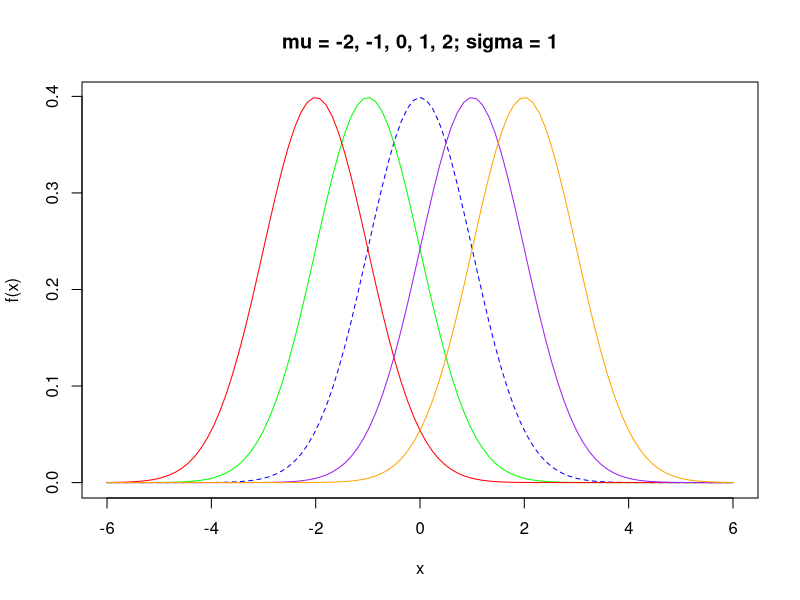
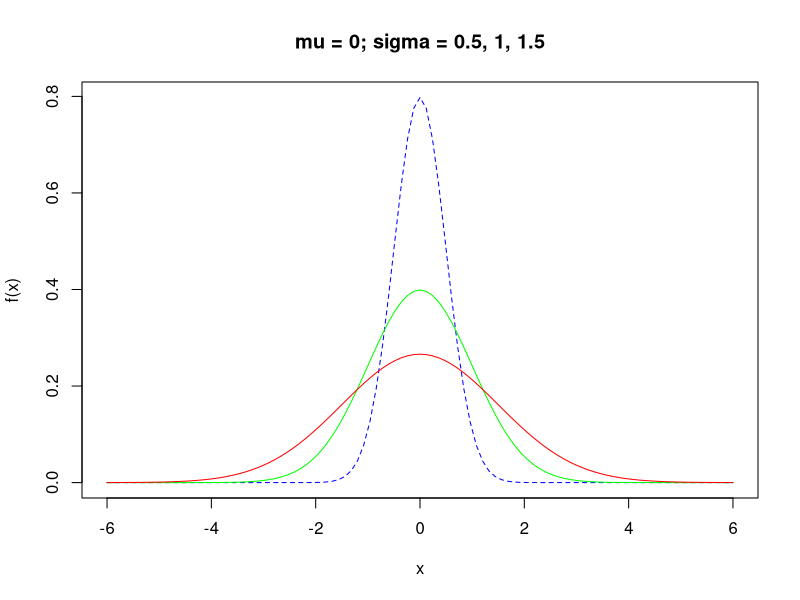
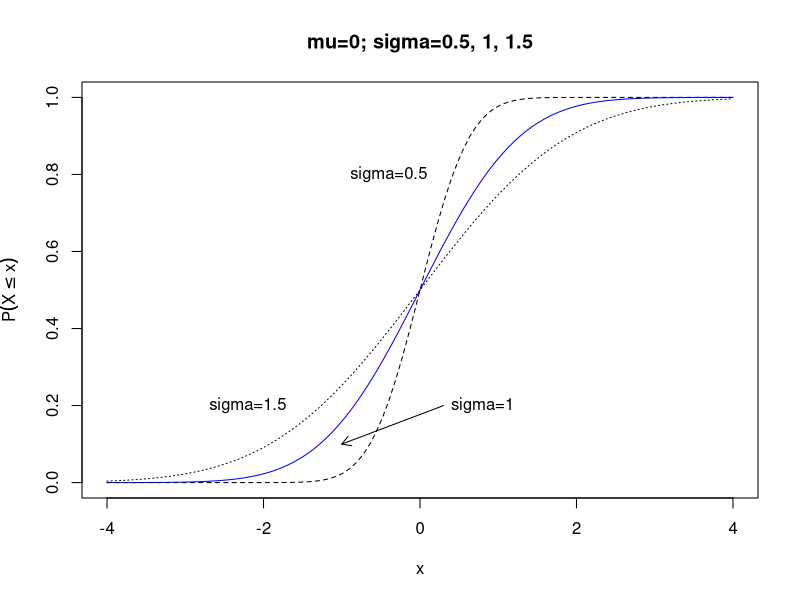
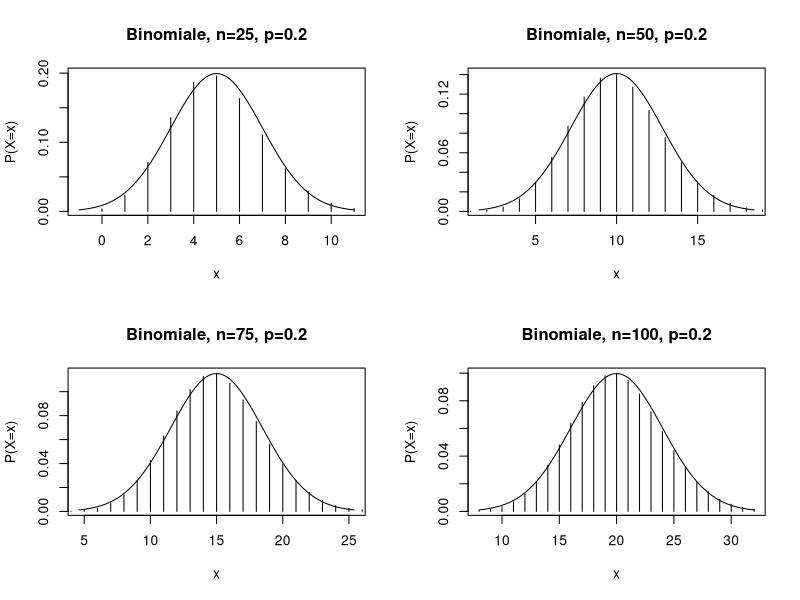
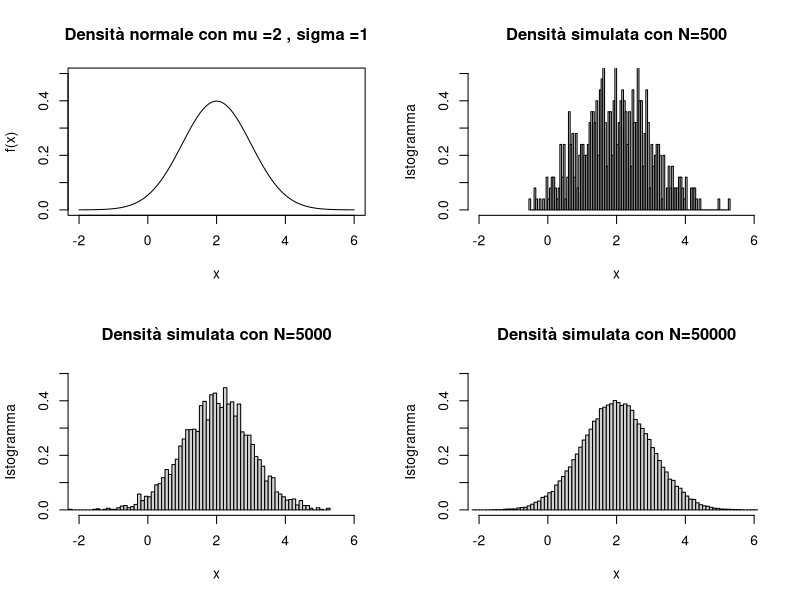
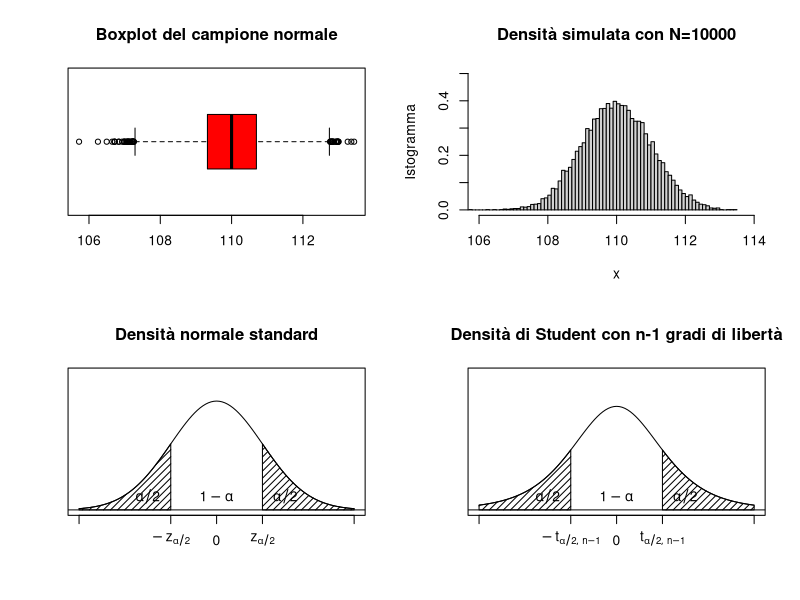
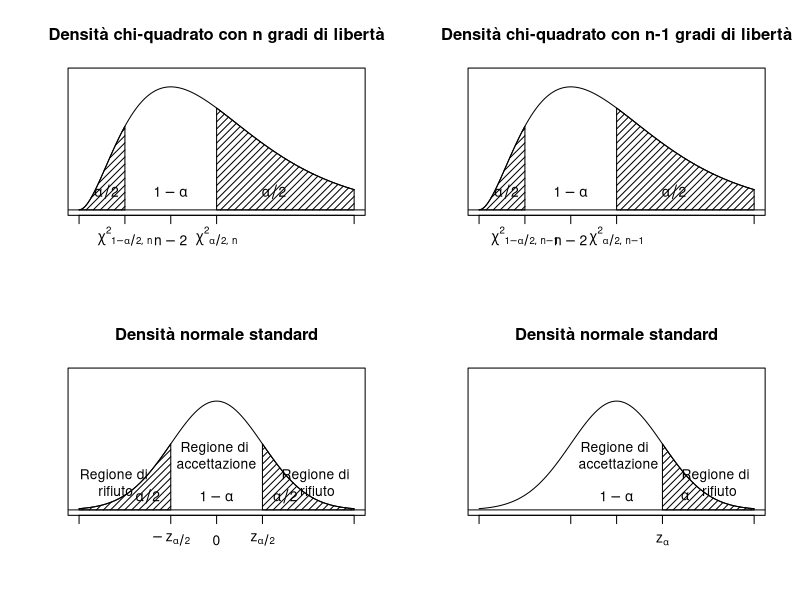
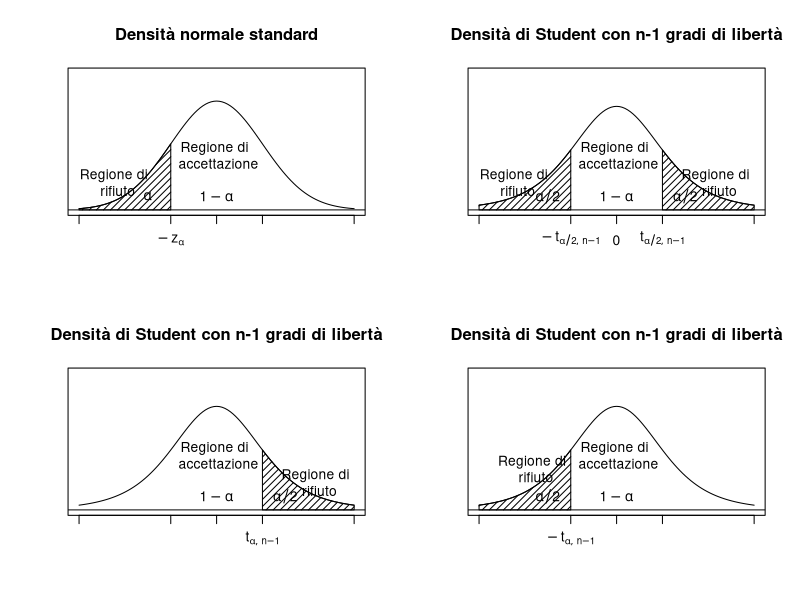

Recreate these plots in R, in order.
## ---- chunk 1
knitr::opts_chunk$set(echo = TRUE)
## ---- chunk 2
x <- seq(from = -7.5, to = 7.55, by = 0.1)

curve(dnorm(x, mean= 0, sd = 1), from = -6, to= 6, xlab = "x", ylab="f(x)",
      main="mu = -2, -1, 0, 1, 2; sigma = 1", col="blue", lty=2)
curve(dnorm(x, mean= -1, sd = 1), from = -6, to= 6, xlab = "x", ylab="f(x)",
      add = TRUE, col="green")
curve(dnorm(x, mean= -2, sd = 1), from = -6, to= 6, xlab = "x", ylab="f(x)",
      add = TRUE, col="red")
curve(dnorm(x, mean= 1, sd = 1), from = -6, to= 6, xlab = "x", ylab="f(x)",
      add = TRUE, col="purple")
curve(dnorm(x, mean= 2, sd = 1), from = -6, to= 6, xlab = "x", ylab="f(x)",
      add = TRUE, col="orange")
## ---- chunk 3
curve(dnorm(x, mean= 0, sd = 0.5), from = -6, to= 6, xlab = "x", ylab="f(x)", 
      main = "mu = 0; sigma = 0.5, 1, 1.5", col="blue", lty=2)
curve(dnorm(x, mean= 0, sd = 1), from = -6, to= 6, xlab = "x", ylab="f(x)",
      add = TRUE, col="green")
curve(dnorm(x, mean= 0, sd = 1.5), from = -6, to= 6, xlab = "x", ylab="f(x)",
      add = TRUE, col="red")
## ---- chunk 4
curve(pnorm(x, mean = 0, sd = 0.5), from=-4, to=4, xlab = "x", 
      ylab = expression(P(X<=x)), 
      main="mu=0; sigma=0.5, 1, 1.5", lty=2)
text(-0.4, 0.8, "sigma=0.5")
curve(pnorm(x, mean=0, sd=1), add = TRUE, col="blue")
arrows(-1,0.1,0.3,0.2,code = 1,length = 0.10)
text(0.8, 0.2, "sigma=1")
curve(pnorm(x, mean=0, sd=1.5), add = TRUE, lty=3)
text(-2.2,0.2,"sigma=1.5")
## ---- chunk 5
pnorm(3,mean = 0, sd = 1) - pnorm(-3, mean = 0, sd = 1)
## ---- chunk 6
z<-c(0,0.25,0.5,0.75,1)
qnorm(z,mean=0, sd=1)
## ---- chunk 7
par(mfrow=c(2,2))
p<-0.2
q<-1-p
x<-0:25
n<-25
curve(dnorm(x, n*p, sqrt(n*p*q)), from=n*p-3*sqrt(n*p*q), 
      to=n*p+3*sqrt(n*p*q), xlab="x", ylab="P(X=x)",
      main="Binomiale, n=25, p=0.2")
lines(x, dbinom(x,n,0.2), type="h")
x<-0:50
n<-50
curve(dnorm(x, n*p, sqrt(n*p*q)), from=n*p-3*sqrt(n*p*q), 
      to=n*p+3*sqrt(n*p*q), xlab="x", ylab="P(X=x)",
      main="Binomiale, n=50, p=0.2")
lines(x, dbinom(x,n,0.2), type="h")

x<-0:75
n<-75
curve(dnorm(x, n*p, sqrt(n*p*q)), from=n*p-3*sqrt(n*p*q), 
      to=n*p+3*sqrt(n*p*q), xlab="x", ylab="P(X=x)", 
      main="Binomiale, n=75, p=0.2")
lines(x, dbinom(x,n,0.2), type="h")

x<-0:100
n<-100
curve(dnorm(x, n*p, sqrt(n*p*q)), from=n*p-3*sqrt(n*p*q),
      to=n*p+3*sqrt(n*p*q),xlab="x", ylab="P(X=x)", 
      main="Binomiale, n=100, p=0.2")
lines(x, dbinom(x,n,0.2), type="h")
## ---- chunk 8
par ( mfrow = c (2 ,2) )
curve(dnorm(x,mean=2,sd =1),from=-2, to=6 , xlab="x", ylab="f(x)",
ylim = c (0 ,0.5) , main = " Densità normale con mu =2 , sigma =1 " )

sim1<-rnorm(500,mean=2,sd =1)
hist ( sim1 , freq =F , xlim = c ( -2 ,6) , ylim = c (0 ,0.5) ,
       breaks =100 , xlab = " x " ,
       ylab = " Istogramma " , main = " Densità simulata con N=500 " )

sim2 <- rnorm (5000 , mean =2 , sd =1)
hist ( sim2 , freq =F , xlim = c ( -2 ,6) , ylim = c (0 ,0.5) ,
       breaks =100 , xlab = " x " ,
       ylab = " Istogramma " , main = " Densità simulata con N=5000 " )

sim3 <- rnorm (50000 , mean =2 , sd =1)
hist ( sim3 , freq =F , xlim = c ( -2 ,6) , ylim = c (0 ,0.5) , 
       breaks =100 , xlab = " x " ,
       ylab = "Istogramma" , main = " Densità simulata con N=50000 " )
## ---- chunk 9
campione <- rnorm(10000, mean = 110, sd = 1)
## ---- chunk 10
mean(campione)
## ---- chunk 11
var(campione)
## ---- chunk 12
sd(campione)
## ---- chunk 13
quantile(campione)
## ---- chunk 14
boxplot(campione, horizontal = T, main="Boxplot del campione normale", col="red")
## ---- chunk 15
hist (campione , freq =F , xlim = c (106,114) , ylim = c (0 ,0.5) , breaks =100 , 
      xlab = " x " ,ylab = "Istogramma" , main = " Densità simulata con N=10000 ")
## ---- chunk 16
stimaMeanMomenti <- mean(campione)
stimaMeanMomenti
## ---- chunk 17
stimaVarMomenti <- (length(campione)-1) * var(campione)/length(campione)
stimaVarMomenti
## ---- chunk 18
curve(dnorm (x,mean=0,sd=1) ,from=-3, to=3, axes=FALSE ,ylim=c(0 ,0.5) ,
xlab="",ylab="",main="Densità normale standard")
text (0,0.05, expression (1- alpha))
axis(1,c(-3,-1,0,1,3) ,c("",expression (-z[alpha /2]) ,
0, expression (z[alpha /2]) ,""))
vals <-seq(-3,-1, length =100)
x<-c(-3,vals ,-1,-3)
y<-c(0, dnorm(vals) ,0,0)
polygon (x,y,density =20, angle =45)
vals <-seq(1,3, length =100)
x<-c(1,vals ,3,1)
y<-c(0, dnorm(vals) ,0,0)
polygon (x,y,density =20, angle =45)
abline (h=0)
text (-1.5,0.05, expression (alpha/2))
text (1.5 ,0.05 , expression (alpha/2))
box ()
## ---- chunk 19
alpha <- 1-0.95

n<-length(campione)

#limite inferiore
mean(campione)-qnorm(1-alpha/2, mean=0, sd=1)*8/sqrt(n)
## ---- chunk 20
#limite superiore
mean(campione)+qnorm(1-alpha/2, mean=0, sd=1)*8/sqrt(n)
## ---- chunk 21
curve(dt(x,df =5) ,from=-3, to=3, axes=FALSE ,ylim=c(0 ,0.5) ,xlab="",
ylab="",main="Densità di Student con n-1 gradi di libertà")
text(0,0.05, expression (1- alpha ))
axis(1,c(-3,-1,0,1,3) ,c("",expression (-t[list(alpha/2,n-1) ]) ,0,
expression (t[list(alpha/2,n-1) ]),""))
vals <-seq(-3,-1, length =100)
x<-c(-3,vals ,-1,-3)
y<-c(0,dt(vals ,df=5) ,0,0)
polygon (x,y,density =20, angle =45)
vals <-seq(1,3, length =100)
x<-c(1,vals ,3,1)
y<-c(0,dt(vals ,df=5) ,0,0)
polygon (x,y,density =20, angle =45)
abline (h=0)
text (-1.5,0.05, expression (alpha/2))
text (1.5 ,0.05 , expression (alpha/2))
box ()
## ---- chunk 22
alpha <- 1-0.95

ds <- sd(campione)
n <- length(campione)

#stima limite inferiore
mean(campione)-qt(1-alpha/2, df=n-1)*ds/sqrt(n)
## ---- chunk 23
#stima limite superiore
mean(campione)+qt(1-alpha/2, df=n-1)*ds/sqrt(n)
## ---- chunk 24
curve(dchisq (x,df=6) ,from=0, to=12, axes=FALSE ,ylim=c(0 ,0.15),
xlab="",ylab="",main="Densità chi-quadrato con n gradi di libertà")
text (4,0.02, expression (1- alpha))
axis(1,c(0,2,4,6,12) ,c("",expression ({ chi ^2}[ list(1- alpha/2,n)]),expression (n-2) ,expression ({chi ^2}[ list(alpha /2,n)]),""))
vals <-seq(0,2, length =100)
x<-c(0,vals ,2,0)
y<-c(0, dchisq (vals ,df=6) ,0,0)
polygon (x,y,density =20, angle =45)
vals <-seq (6,12, length =100)
x<-c(6,vals ,12 ,6)
y<-c(0, dchisq (vals ,df=6) ,0,0)
polygon (x,y,density =20, angle =45)
abline (h=0)
text (1.2 ,0.02 , expression (alpha /2))
text (8.5 ,0.02 , expression (alpha /2))
box ()
## ---- chunk 25
alpha <- 1-0.95
n <-length(campione)
mu <- 2

#limite inferiore
((n-1)*var (campione)+n*(mean(campione)-mu)**2)/qchisq(1- alpha/2,df=n)
## ---- chunk 26
#limite superiore
((n-1)*var (campione)+n*(mean(campione)-mu)**2)/qchisq(alpha/2,df=n)
## ---- chunk 27
curve(dchisq (x,df=6) ,from=0, to=12, axes=FALSE ,ylim=c(0 ,0.15),
xlab="",ylab="",main="Densità chi-quadrato con n-1 gradi di libertà")
text(4,0.02, expression (1- alpha ))
axis(1,c(0,2,4,6,12) ,c("",expression ({chi ^2}[ list(1- alpha/2,n-1) ]),expression (n-2) ,expression ({chi ^2}[ list(alpha /2,n-1) ]),""))
vals <-seq(0,2, length =100)
x<-c(0,vals ,2,0)
y<-c(0, dchisq (vals ,df=6) ,0,0)
polygon (x,y,density =20, angle =45)
vals <-seq (6,12, length =100)
x<-c(6,vals ,12 ,6)
y<-c(0, dchisq(vals ,df =6) ,0,0)
polygon (x,y,density =20, angle =45)
abline (h=0)
text (1.2 ,0.02 , expression (alpha/2))
text (8.5 ,0.02 , expression (alpha/2))
box ()
## ---- chunk 28
alpha <- 1-0.95
n <- length(campione)

#stima del limite inferiore
(n-1)*var(campione)/qchisq (1- alpha/2,df=n-1)
## ---- chunk 29
#stima del limite superiore
(n-1)*var(campione)/qchisq (alpha/2,df=n-1)
## ---- chunk 30
campione2 <- rnorm(11000, mean = 100, sd = 1.5)
## ---- chunk 31
mean(campione2)
## ---- chunk 32
var(campione2)
## ---- chunk 33
sd(campione2)
## ---- chunk 34
quantile(campione2)
## ---- chunk 35
alpha <- 1 - 0.95

ncamp1 <- length(campione)
ncamp2 <- length(campione2)

mc1 <- mean(campione)
mc2 <- mean(campione2)

sigmacamp1 <- 1
sigmacamp2 <- 2.25

#limite inferiore

mc1-mc2-qnorm(1-alpha/2,mean=0,sd=1)*sqrt(sigmacamp1^2/ncamp1+sigmacamp2^2/ncamp2)

## ---- chunk 36
#limite superiore
mc1-mc2+qnorm(1-alpha/2,mean=0,sd=1)*sqrt(sigmacamp1 ^2/ncamp1+sigmacamp2^2/ncamp2)
## ---- chunk 37
alpha <- 1 - 0.95

ncamp1 <- length(campione)
ncamp2 <- length(campione2)

mc1 <- mean(campione)
mc2 <- mean(campione2)

sigmacamp1 <- sd(campione)
sigmacamp2 <- sd(campione2)

#limite inferiore
mc1-mc2-qnorm(1-alpha/2,mean=0,sd=1)*sqrt(sigmacamp1^2/ncamp1+sigmacamp2^2/ncamp2)
## ---- chunk 38
#limite superiore
mc1-mc2+qnorm(1-alpha/2,mean=0,sd=1)*sqrt(sigmacamp1^2/ncamp1+sigmacamp2^2/ncamp2)
## ---- chunk 39
curve(dnorm(x,mean=0, sd=1) ,from=-3, to=3, axes=FALSE ,ylim=c(0 ,0.5) ,xlab="",ylab="",main="Densità normale standard")
text(0,0.05, expression (1- alpha ))
text(0,0.2,"Regione di \naccettazione")
axis(1,c(-3,-1,0,1,3) ,c("",expression (-z[alpha/2]) ,0, expression (z[alpha/2]) ,""))
vals <-seq(-3,-1, length =100)
x<-c(-3,vals ,-1,-3)
y<-c(0, dnorm(vals) ,0,0)
polygon (x,y,density =20, angle =45)
vals <-seq(1,3, length =100)
x<-c(1,vals ,3,1)
y<-c(0, dnorm(vals) ,0,0)
polygon (x,y,density =20, angle =45)
abline (h=0)
text (-1.5,0.05, expression (alpha/2))
text (-2.2,0.1, "Regione di \nrifiuto")
text (1.5 ,0.05 , expression (alpha/2))
text (2.2 ,0.1 , "Regione di \nrifiuto")
box ()
## ---- chunk 40

alpha <- 0.05
mu0 <- 110.20
sigma <- 2

qnorm(1-alpha/2, mean=0, sd=1)

## ---- chunk 41
- qnorm(1- alpha/2, mean=0, sd=1)
## ---- chunk 42
n <- length(campione)

meancamp <- mean(campione)

(meancamp-mu0)/(sigma/sqrt(n))
## ---- chunk 43
curve (dnorm (x,mean=0,sd=1) ,from=-3, to=3, axes=FALSE ,ylim=c(0 ,0.5)
,xlab="",
ylab="",main="Densità normale standard")
text (0,0.05, expression (1- alpha))
text (0,0.2,"Regione di \n accettazione")
axis(1,c(-3,-1,0,1,3) ,c(""," "," ",expression (z[alpha ]),""))
vals <-seq(1,3, length =100)
x<-c(1,vals ,3,1)
y<-c(0, dnorm(vals) ,0,0)
polygon (x,y,density =20, angle =45)
abline (h=0)
text (1.5 ,0.05 , expression (alpha))
text (2.2 ,0.1 , "Regione di \n rifiuto")
box ()
## ---- chunk 44
curve (dnorm(x,mean=0,sd =1) ,from=-3, to=3, axes=FALSE ,ylim=c(0 ,0.5)
,xlab="",
ylab="",main="Densità normale standard")
text (0,0.05, expression (1- alpha))
text (0,0.2,"Regione di \n accettazione")
axis(1,c(-3,-1,0,1,3) ,c("",expression (-z[alpha ])," "," ",""))
vals <-seq(-3,-1, length =100)
x<-c(-3,vals ,-1,-3)
y<-c(0, dnorm(vals) ,0,0)
polygon (x,y,density =20, angle =45)
abline (h=0)
text (-1.5,0.05, expression (alpha ))
text (-2.2 ,0.1 , "Regione di \n rifiuto")
box ()
## ---- chunk 45
curve (dt(x,df=5) ,from=-3, to=3, axes=FALSE ,ylim=c(0 ,0.5) ,xlab="",
ylab="",main="Densità di Student con n-1 gradi di libertà")
text (0,0.05, expression (1- alpha))
text (0,0.2,"Regione di \n accettazione")
axis(1,c(-3,-1,0,1,3) ,c("",expression (-t[list(alpha /2,n -1) ]) ,0,
expression (t[list(alpha/2,n-1) ]),""))
vals <-seq(-3,-1, length =100)
x<-c(-3,vals ,-1,-3)
y<-c(0, dt(vals ,df =5) ,0,0)
polygon (x,y,density =20, angle =45)
vals <-seq(1,3, length =100)
x<-c(1, vals ,3,1)
y<-c(0, dt(vals ,df =5) ,0,0)
polygon (x,y,density =20, angle =45)
abline (h=0)
text (-1.5,0.05, expression (alpha /2))
text (-2.2,0.1, "Regione di \n rifiuto")
text (1.5 ,0.05 , expression (alpha/2))
text (2.2,0.1, "Regione di \n rifiuto")
box ()
## ---- chunk 46

alpha <- 0.05
mu0 <- 110.20
sigma <- 2

qt(1-alpha/2, df=n-1)

## ---- chunk 47
-qt(1- alpha/2, df=n-1)
## ---- chunk 48
n <- length(campione)

meancamp <- mean(campione)
sdCamp <- sd(campione)
(meancamp-mu0)/(sdCamp/sqrt(n))
## ---- chunk 49
curve (dt(x,df=5) ,from=-3, to=3, axes=FALSE ,ylim=c(0 ,0.5) ,xlab="",
ylab="",main="Densità di Student con n-1 gradi di libertà")
text (0,0.05, expression (1- alpha))
text (0,0.2,"Regione di \n accettazione")
axis(1,c(-3,-1,0,1,3) ,c(""," "," ",expression (t[list(alpha ,n-1) ]),""))
vals <-seq(1,3, length =100)
x<-c(1, vals ,3,1)
y<-c(0, dt(vals ,df =5) ,0,0)
polygon (x,y,density =20, angle =45)
abline (h=0)
text (1.5 ,0.05 , expression (alpha/2))
text (2.2,0.1, "Regione di \n rifiuto")
box ()
## ---- chunk 50
curve (dt(x,df=5) ,from=-3, to=3, axes=FALSE ,ylim=c(0 ,0.5) ,xlab="",
ylab="",main="Densità di Student con n-1 gradi di libertà")
text (0,0.05, expression (1- alpha))
text (0,0.2,"Regione di \n accettazione")
axis(1,c(-3,-1,0,1,3) ,c("",expression (-t[list(alpha ,n-1) ])," "," ",""))
vals <-seq(-3,-1, length =100)
x<-c(-3,vals ,-1,-3)
y<-c(0, dt(vals ,df =5) ,0,0)
polygon (x,y,density =20, angle =45)
abline (h=0)
text (-1.5,0.05, expression (alpha /2))
text (-1.8 ,0.15,"Regione di \n rifiuto")
box ()
## ---- chunk 51
m <- mean(campione)
d <- sd(campione)

a<-numeric(4)
for(i in 1:4)
  a[i] <- qnorm(0.2 * i, mean=m, sd = d)
a

## ---- chunk 52
r <- 5
nint <- numeric(r)
nint[1] <- length(which(campione < a[1]))
nint[2] <- length(which((campione >= a[1]) & (campione < a[2])))
nint[3] <- length(which((campione >= a[2]) & (campione < a[3])))
nint[4] <- length(which((campione >= a[3]) & (campione < a[4])))
nint[5] <- length(which(campione > a[4]))
nint
## ---- chunk 53
chi2 <- sum(((nint-n*0.2) / sqrt(n*0.2))^2)
chi2
## ---- chunk 54
k <- 2
alpha <- 0.05
qchisq(alpha/2, df=r-k-1)
## ---- chunk 55
qchisq(1-alpha/2, df=r-k-1)
